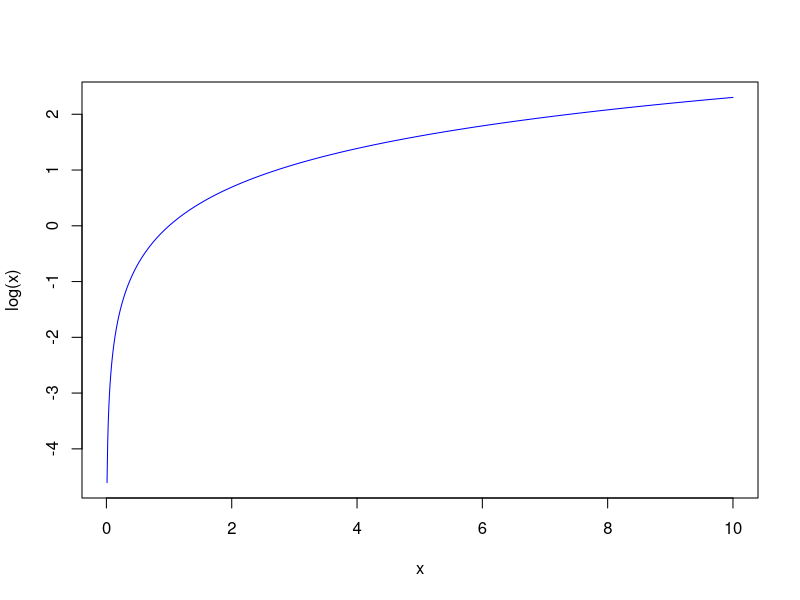
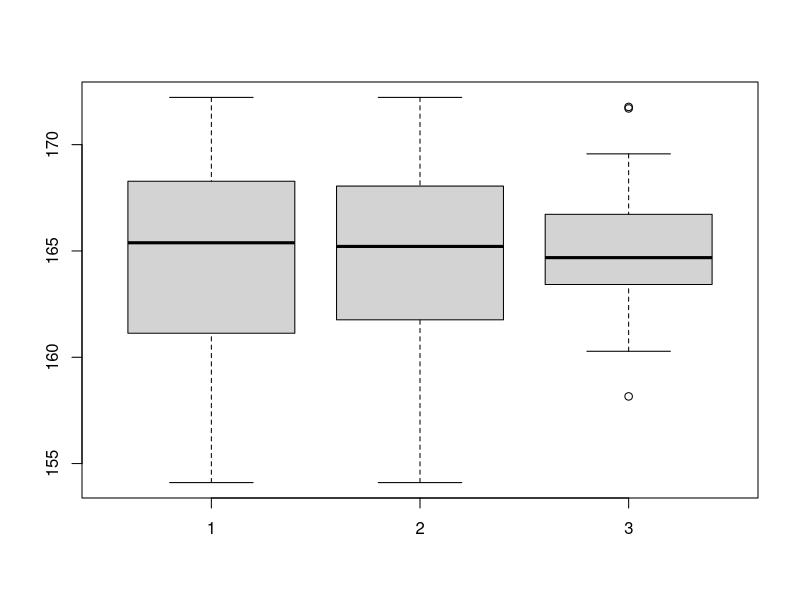

Reproduce these figures in R, in order.
## ---- chunk 1
knitr::opts_chunk$set(echo = TRUE)
## ---- chunk 2
x <- c(1,2,3)
x 
## ---- chunk 3
x <- seq(from=0,to=10,by=0.01)
mean(x)
sd(x)
## ---- chunk 4
x <- seq(from=0.01,to=10,by=0.01)
plot(x,log(x),type='l',col='blue')
## ---- chunk 5
x <- c(1,2,3)
x
class(x)
y <- c(sqrt(2),sqrt(3),sqrt(5))
y
class(y)
z <- c("pepito","juanito","jorgito")
z
class(z)
## ---- chunk 6
x <- rep("pepito",10)
x
y <- rep(c(sqrt(2),sqrt(3)),5)
y
z <- c(rep("f",25),rep("h",75))
z
## ---- chunk 7
x <- seq(from=-10,to=10,by=0.01)
length(x)
## ---- chunk 8
taille <- c(142,NA,189,156,NA,190)
taille
mean(taille,na="TRUE")
sd(taille,na="TRUE")
is.na(taille)
summary(taille)
## ---- chunk 9
x <- seq(from=-100,100,by=2)
x
x[30]
x[30:40]
30:40
1:100
## ---- chunk 10
sexe <- c(rep("f",25),rep("h",75))
sexe
taille <- rnorm(100,165,4)
taille
bd <- data.frame(sexe,taille)
taille.h <- taille[sexe=="h"]
taille.h
taille.f <- taille[sexe=="f"]
taille.f
boxplot(taille.h,taille,taille.f)
mean(taille)
mean(taille.f)
mean(taille.h)
sexe.n <- sexe[taille < 164]
sexe.n
(table(sexe.n)/length(taille))*100
